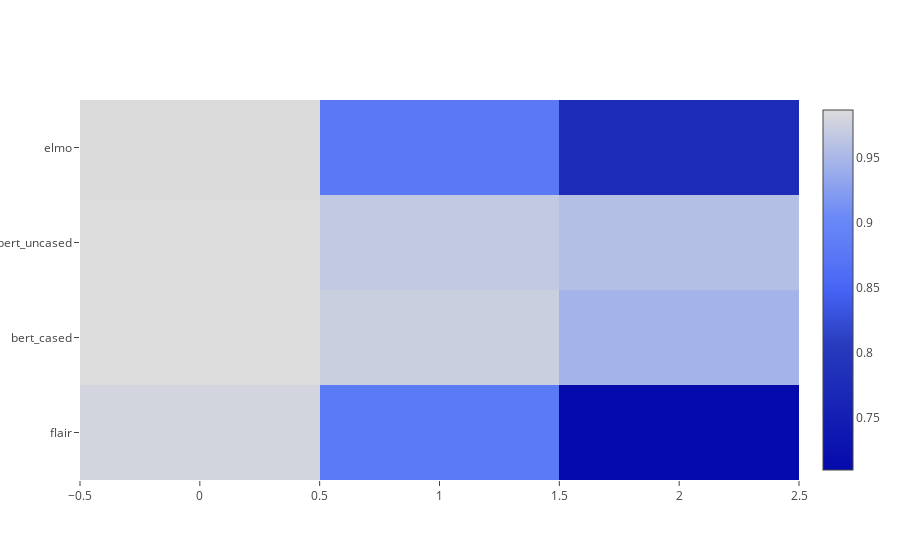
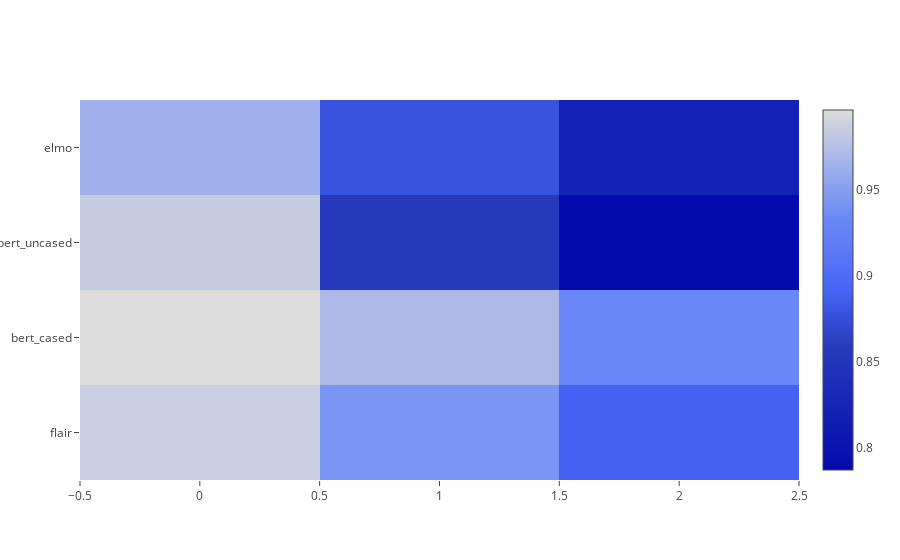
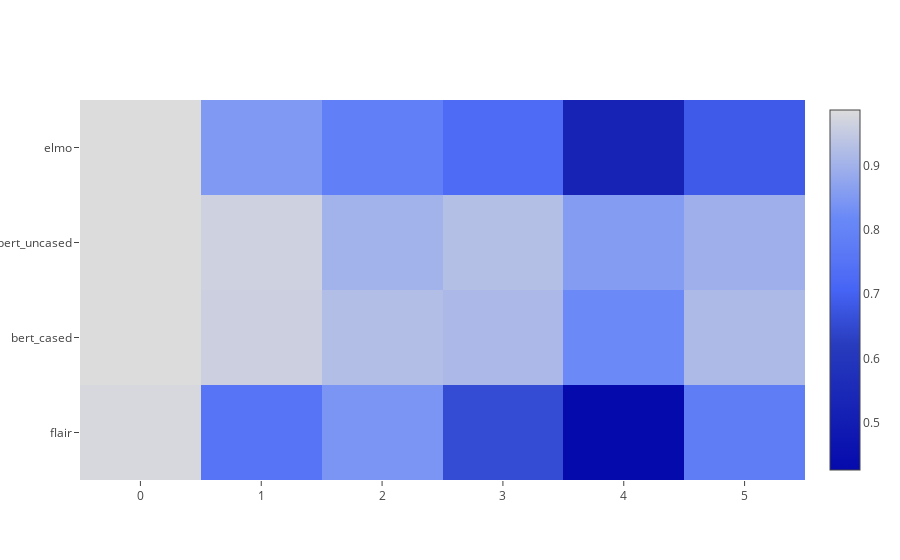
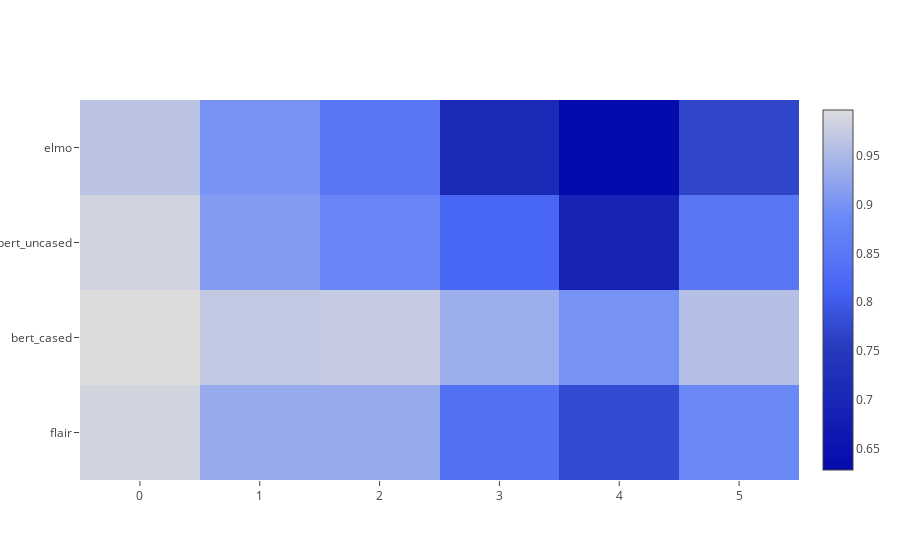

The notebook cell these images were saved under, in order:
### Code cell
for i in range(min(len(sent_eu), len(sent_en))):
    
    print(f"\nSentence #{i}")
    print("Basque")
    plot_similarities(sent_eu, similarities_all_eu, scores_all_eu)
    print("English")
    plot_similarities(sent_en, similarities_all_en, scores_all_en)

### Figure 1 — Plotly figure (JSON) as saved in the notebook; plotly's stock layout.template omitted (floating-point values rounded to 4 significant figures)
{"data": [{"colorscale": "Blues", "type": "heatmap", "uid": "c1cb7e9e-d242-4a86-b1b2-01a71383e3f8", "y": ["flair", "bert_cased", "bert_uncased", "elmo"], "z": [[0.9796, 0.8785, 0.7096], [0.9869, 0.9737, 0.9458], [0.987, 0.9681, 0.9579], [0.9864, 0.8773, 0.7737]]}], "layout": {}}

### Figure 2 — Plotly figure (JSON) as saved in the notebook; plotly's stock layout.template omitted (floating-point values rounded to 4 significant figures)
{"data": [{"colorscale": "Blues", "type": "heatmap", "uid": "71a62725-42c9-4ea1-8f8b-6ef924a0479a", "y": ["flair", "bert_cased", "bert_uncased", "elmo"], "z": [[0.9852, 0.9427, 0.8903], [0.9965, 0.9698, 0.9317], [0.984, 0.8576, 0.7869], [0.9627, 0.8784, 0.8206]]}], "layout": {}}

### Figure 3 — Plotly figure (JSON) as saved in the notebook; plotly's stock layout.template omitted (floating-point values rounded to 4 significant figures)
{"data": [{"colorscale": "Blues", "type": "heatmap", "uid": "2a3c27ad-5ba4-4509-b9ca-978fa265eb20", "y": ["flair", "bert_cased", "bert_uncased", "elmo"], "z": [[0.9796, 0.7504, 0.843, 0.6556, 0.426, 0.7815], [0.9869, 0.9613, 0.9269, 0.9148, 0.8215, 0.9179], [0.987, 0.9657, 0.902, 0.9284, 0.8578, 0.8958], [0.9864, 0.8515, 0.7864, 0.7262, 0.5235, 0.6865]]}], "layout": {}}

### Figure 4 — Plotly figure (JSON) as saved in the notebook; plotly's stock layout.template omitted (floating-point values rounded to 4 significant figures)
{"data": [{"colorscale": "Blues", "type": "heatmap", "uid": "e25971e6-7e53-4448-95c0-7ad09076ca0a", "y": ["flair", "bert_cased", "bert_uncased", "elmo"], "z": [[0.9852, 0.9295, 0.9297, 0.8371, 0.7775, 0.8854], [0.9965, 0.9707, 0.9736, 0.9349, 0.8978, 0.9584], [0.984, 0.9105, 0.8806, 0.8181, 0.6924, 0.8484], [0.9634, 0.8994, 0.8481, 0.7105, 0.6286, 0.7697]]}], "layout": {}}
